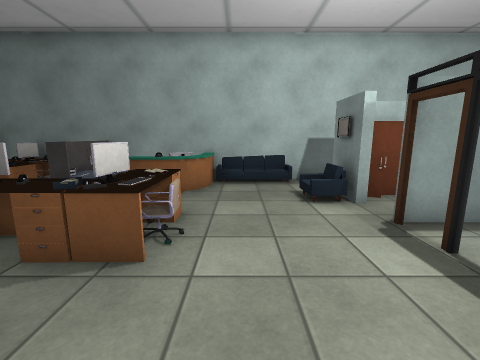
View 1 (above)

16 first-person views from a walk through a scene from a Unity 3-D project. The camera is 1.4 m above the floor, tilts 10° down and sees 90° across. Doors are open. The floor is counted in squares, 1 m on a side. Each view is taken from the middle of a square. On the plan, view 1 faces up. The plan holds only what a view shows up to about 13 squares ahead; the rest is blank. The player character is not drawn. Some animated figures are not drawn. Some surface patterns are stand-ins.

View 2
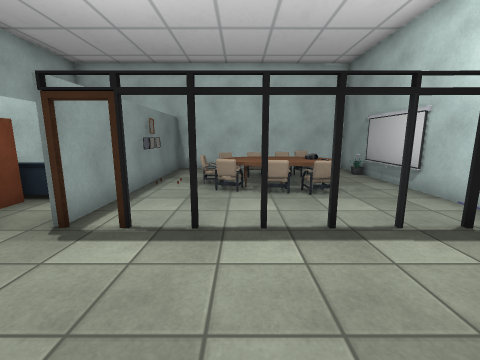

View 3
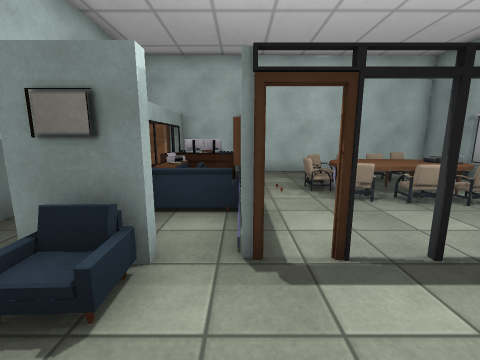

View 4
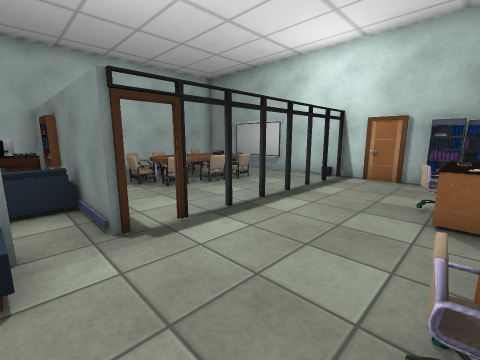

View 5
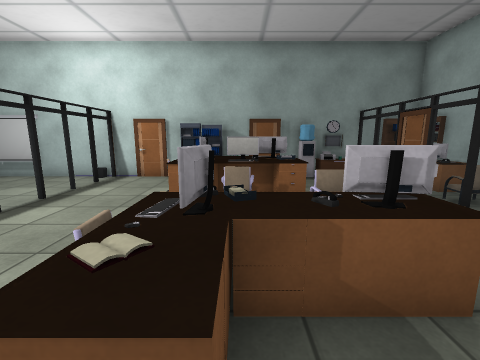

View 6
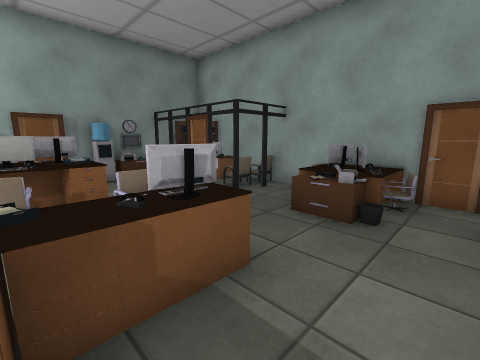

View 7
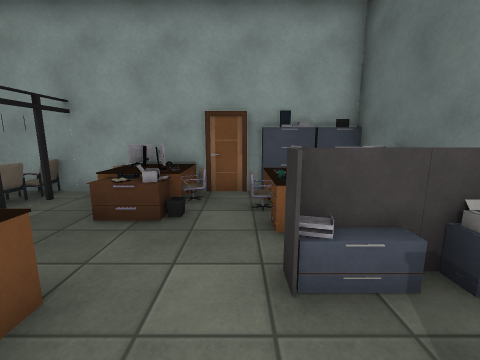

View 8
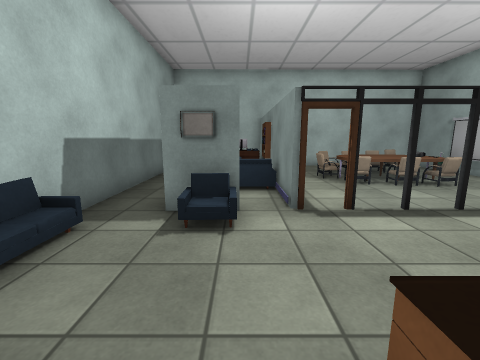

View 9
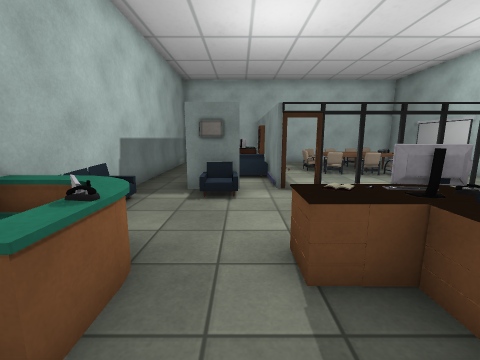

View 10
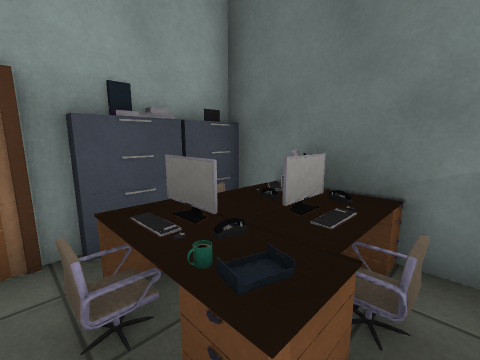

View 11
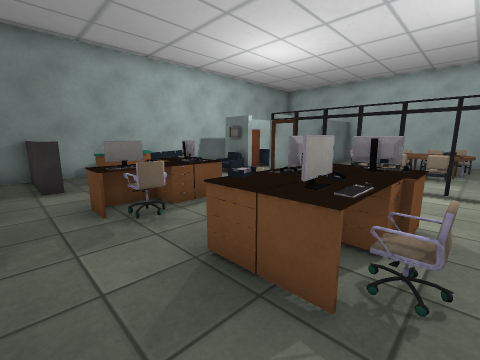

View 12
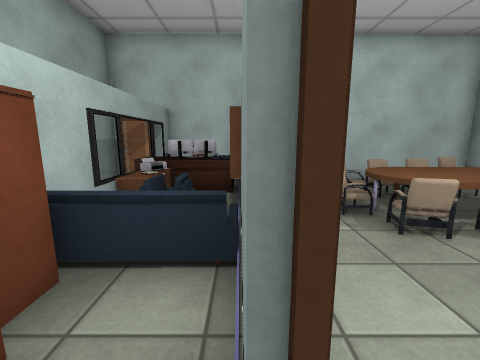

View 13
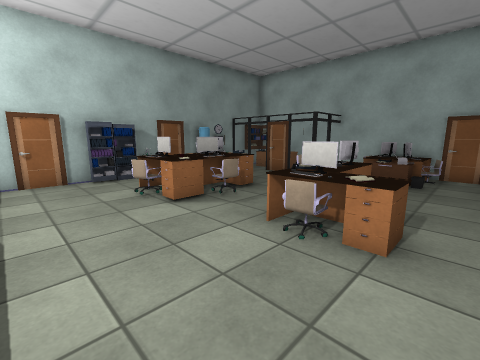

View 14
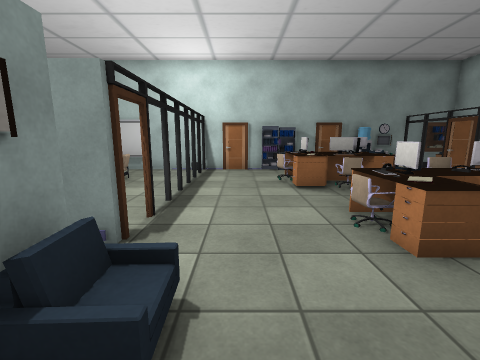

View 15
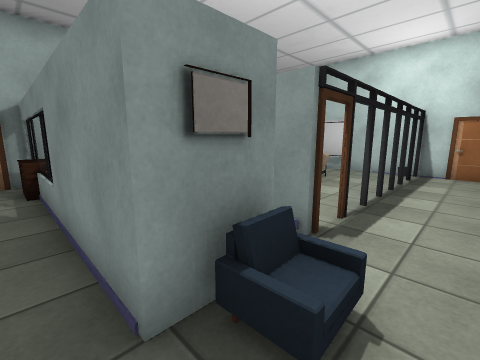

View 16
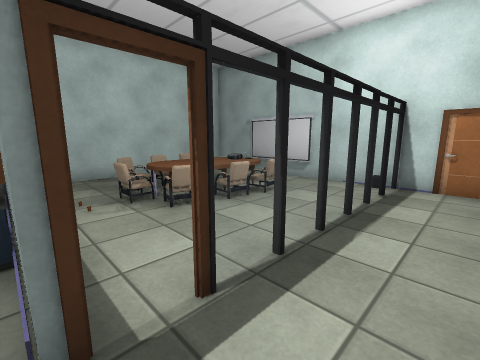

### Floor plan
Key: @ floor where view 1 was taken; # wall or solid block; x gap in a wall; . floor; D open door; = window, fence, low wall or low ledge; ^ raised ledge; S sofa; K keyboard; C chair; W wardrobe; A armchair; T table; E desk; B cabinet; F box; M mug; O other object.
Columns run from 8 left of view 1 to 10 right of it. Each row starts with its distance up from view 1.
  8 BO######SS#########
  7 O#KC#.==........EE#
  6 BKM.=x=....W##=BBE#
  5 #C.........#SSA.EEO
  4 #OB...=#...D#######
  3 ##B..K=K...D......#
  2 #=...C.C...=.TTTT.#
  1 #=....C....=.TTTT.#
  0 FF=..^= @..=.TTTT.#
 -1 #=#..K#OC..=.TTTT.#
 -2 ##=..CC....=..T T.#
 -3 #=#B#  .B..=....O.#
 -4  ##### B###########

Positions as (right, up) in squares from view 1, and headings:
1: (0, 0), facing up
2: (-1, 1), facing right
3: (0, 4), facing right
4: (-1, 5), facing down-right
5: (-2, 5), facing down
6: (-2, 5), facing down-left
7: (-2, 5), facing left
8: (-2, 5), facing right
9: (-4, 5), facing right
10: (-5, 5), facing up-left
11: (-5, -2), facing up-right
12: (2, 4), facing right
13: (2, 5), facing down-left
14: (1, 7), facing down
15: (1, 7), facing down-right
16: (1, 4), facing down-right
